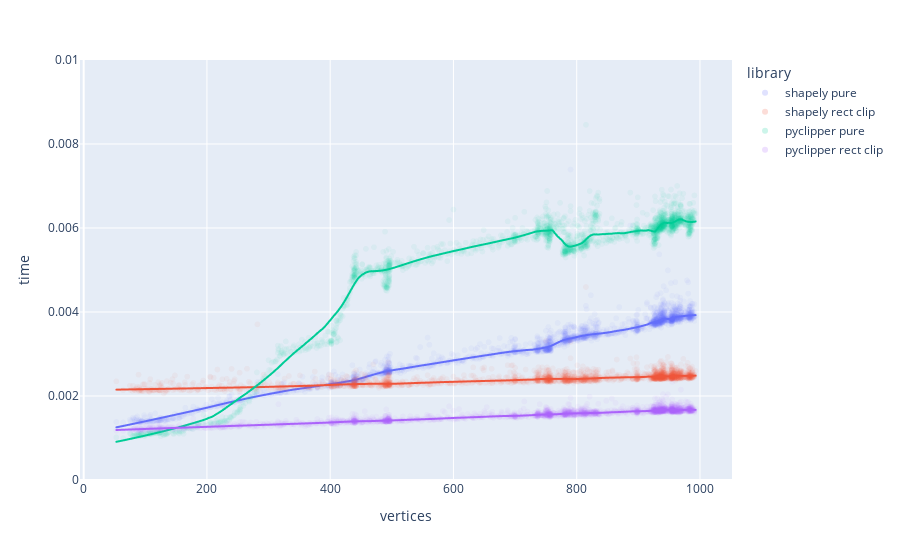

Write notebook code for a chart like this one.
### Code cell
import plotly.express as px

fig = px.scatter(
    df,
    x="vertices",
    y="time",
    color="library",
    opacity=0.05,
    trendline="lowess",
    trendline_options=dict(frac=0.1),
)
fig.update_layout(yaxis_range=[0, 0.01])
fig.show()

### Figure 1 — Plotly figure (JSON) as saved in the notebook; plotly's stock layout.template omitted (floating-point values rounded to 4 significant figures; data arrays with more than 128 entries replaced by an {"elided": "..."} marker saying what was removed)
{"data": [{"hovertemplate": "library=shapely pure<br>vertices=%{x}<br>time=%{y}<extra></extra>", "legendgroup": "shapely pure", "marker": {"color": "#636efa", "opacity": 0.05, "symbol": "circle"}, "mode": "markers", "name": "shapely pure", "showlegend": true, "type": "scattergl", "x": {"elided": "2072 int values"}, "xaxis": "x", "y": {"elided": "2072 float values"}, "yaxis": "y"}, {"hovertemplate": "<b>LOWESS trendline</b><br><br>library=shapely pure<br>vertices=%{x}<br>time=%{y} <b>(trend)</b><extra></extra>", "legendgroup": "shapely pure", "marker": {"color": "#636efa", "symbol": "circle"}, "mode": "lines", "name": "shapely pure", "showlegend": false, "type": "scattergl", "x": {"elided": "2072 int values"}, "xaxis": "x", "y": {"elided": "2072 float values"}, "yaxis": "y"}, {"hovertemplate": "library=shapely rect clip<br>vertices=%{x}<br>time=%{y}<extra></extra>", "legendgroup": "shapely rect clip", "marker": {"color": "#EF553B", "opacity": 0.05, "symbol": "circle"}, "mode": "markers", "name": "shapely rect clip", "showlegend": true, "type": "scattergl", "x": {"elided": "2072 int values"}, "xaxis": "x", "y": {"elided": "2072 float values"}, "yaxis": "y"}, {"hovertemplate": "<b>LOWESS trendline</b><br><br>library=shapely rect clip<br>vertices=%{x}<br>time=%{y} <b>(trend)</b><extra></extra>", "legendgroup": "shapely rect clip", "marker": {"color": "#EF553B", "symbol": "circle"}, "mode": "lines", "name": "shapely rect clip", "showlegend": false, "type": "scattergl", "x": {"elided": "2072 int values"}, "xaxis": "x", "y": {"elided": "2072 float values"}, "yaxis": "y"}, {"hovertemplate": "library=pyclipper pure<br>vertices=%{x}<br>time=%{y}<extra></extra>", "legendgroup": "pyclipper pure", "marker": {"color": "#00cc96", "opacity": 0.05, "symbol": "circle"}, "mode": "markers", "name": "pyclipper pure", "showlegend": true, "type": "scattergl", "x": {"elided": "2072 int values"}, "xaxis": "x", "y": {"elided": "2072 float values"}, "yaxis": "y"}, {"hovertemplate": "<b>LOWESS trendline</b><br><br>library=pyclipper pure<br>vertices=%{x}<br>time=%{y} <b>(trend)</b><extra></extra>", "legendgroup": "pyclipper pure", "marker": {"color": "#00cc96", "symbol": "circle"}, "mode": "lines", "name": "pyclipper pure", "showlegend": false, "type": "scattergl", "x": {"elided": "2072 int values"}, "xaxis": "x", "y": {"elided": "2072 float values"}, "yaxis": "y"}, {"hovertemplate": "library=pyclipper rect clip<br>vertices=%{x}<br>time=%{y}<extra></extra>", "legendgroup": "pyclipper rect clip", "marker": {"color": "#ab63fa", "opacity": 0.05, "symbol": "circle"}, "mode": "markers", "name": "pyclipper rect clip", "showlegend": true, "type": "scattergl", "x": {"elided": "2072 int values"}, "xaxis": "x", "y": {"elided": "2072 float values"}, "yaxis": "y"}, {"hovertemplate": "<b>LOWESS trendline</b><br><br>library=pyclipper rect clip<br>vertices=%{x}<br>time=%{y} <b>(trend)</b><extra></extra>", "legendgroup": "pyclipper rect clip", "marker": {"color": "#ab63fa", "symbol": "circle"}, "mode": "lines", "name": "pyclipper rect clip", "showlegend": false, "type": "scattergl", "x": {"elided": "2072 int values"}, "xaxis": "x", "y": {"elided": "2072 float values"}, "yaxis": "y"}], "layout": {"legend": {"title": {"text": "library"}, "tracegroupgap": 0}, "margin": {"t": 60}, "xaxis": {"anchor": "y", "domain": [0, 1], "title": {"text": "vertices"}}, "yaxis": {"anchor": "x", "domain": [0, 1], "range": [0, 0.01], "title": {"text": "time"}}}}
